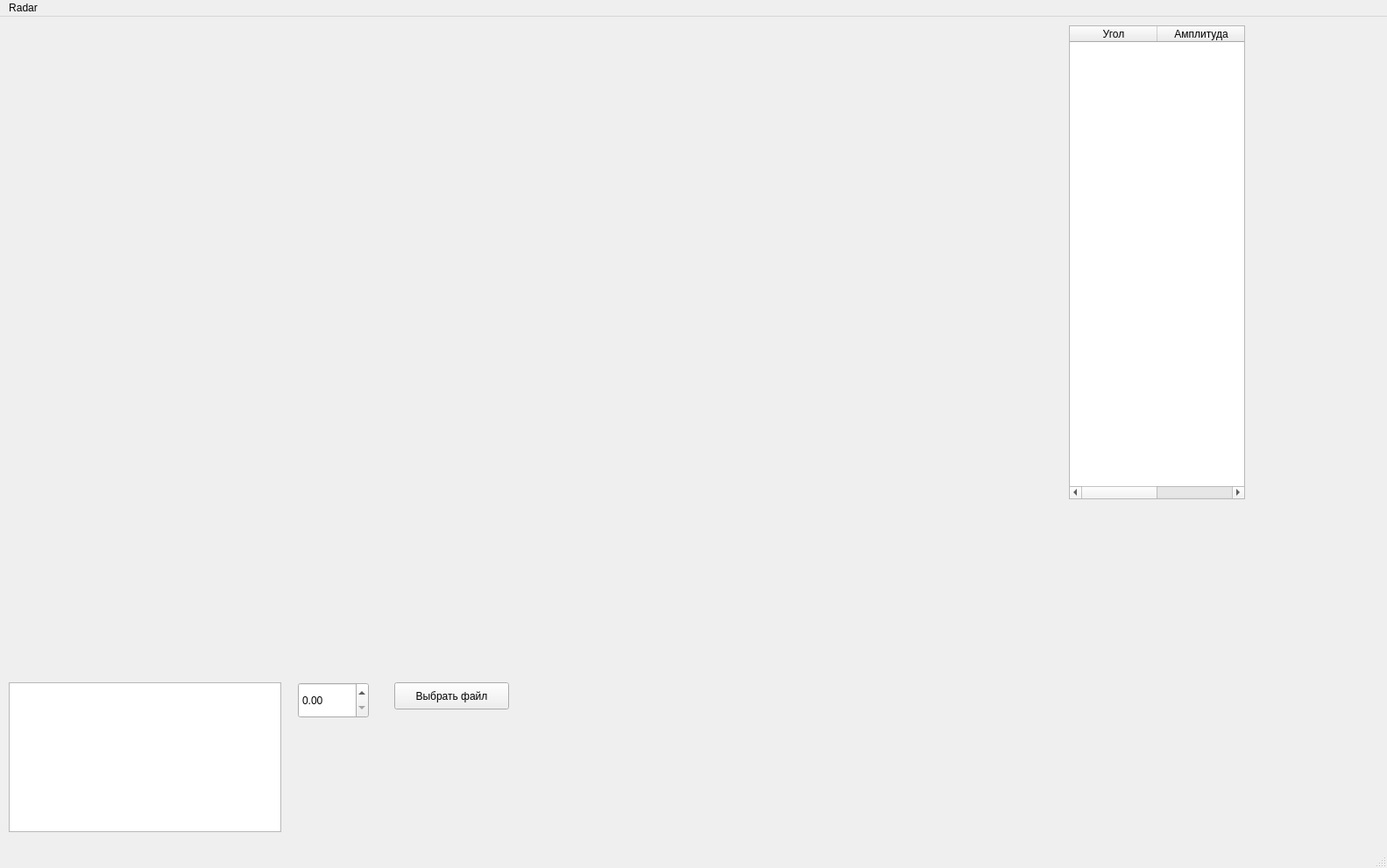
<?xml version="1.0" encoding="UTF-8"?>
<ui version="4.0">
 <class>MainWindow</class>
 <widget class="QMainWindow" name="MainWindow">
  <property name="geometry">
   <rect>
    <x>0</x>
    <y>0</y>
    <width>1583</width>
    <height>991</height>
   </rect>
  </property>
  <property name="minimumSize">
   <size>
    <width>800</width>
    <height>0</height>
   </size>
  </property>
  <property name="windowTitle">
   <string>MainWindow</string>
  </property>
  <widget class="QWidget" name="centralwidget">
   <widget class="QTextEdit" name="textEdit">
    <property name="geometry">
     <rect>
      <x>10</x>
      <y>760</y>
      <width>311</width>
      <height>171</height>
     </rect>
    </property>
   </widget>
   <widget class="QCustomPlot" name="customPlot" native="true">
    <property name="geometry">
     <rect>
      <x>10</x>
      <y>10</y>
      <width>1151</width>
      <height>711</height>
     </rect>
    </property>
   </widget>
   <widget class="QPushButton" name="btnSelectFile">
    <property name="geometry">
     <rect>
      <x>450</x>
      <y>760</y>
      <width>131</width>
      <height>31</height>
     </rect>
    </property>
    <property name="text">
     <string>Выбрать файл</string>
    </property>
   </widget>
   <widget class="QDoubleSpinBox" name="thresholdSpinBox">
    <property name="geometry">
     <rect>
      <x>340</x>
      <y>760</y>
      <width>81</width>
      <height>41</height>
     </rect>
    </property>
   </widget>
   <widget class="QTableWidget" name="tableWidget">
    <property name="geometry">
     <rect>
      <x>1220</x>
      <y>10</y>
      <width>201</width>
      <height>541</height>
     </rect>
    </property>
    <column>
     <property name="text">
      <string>Угол</string>
     </property>
    </column>
    <column>
     <property name="text">
      <string>Амплитуда</string>
     </property>
    </column>
   </widget>
  </widget>
  <widget class="QMenuBar" name="menubar">
   <property name="geometry">
    <rect>
     <x>0</x>
     <y>0</y>
     <width>1583</width>
     <height>17</height>
    </rect>
   </property>
   <widget class="QMenu" name="menuRadar">
    <property name="title">
     <string>Radar</string>
    </property>
   </widget>
   <addaction name="menuRadar"/>
  </widget>
  <widget class="QStatusBar" name="statusbar"/>
 </widget>
 <customwidgets>
  <customwidget>
   <class>QCustomPlot</class>
   <extends>QWidget</extends>
   <header>qcustomplot.h</header>
   <container>1</container>
  </customwidget>
 </customwidgets>
 <resources/>
 <connections/>
</ui>
